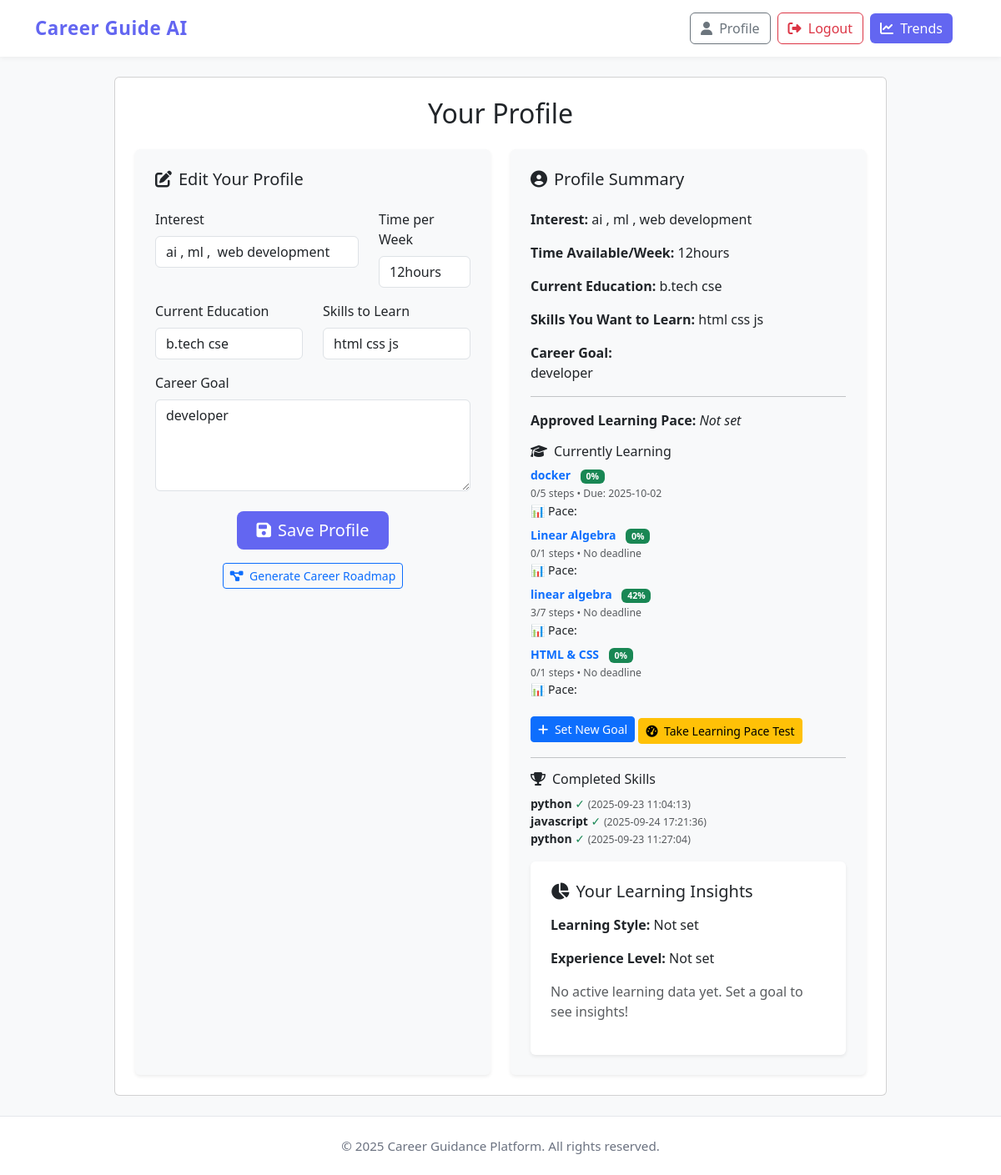
/profile (signed in), run on the app's committed database.
### tables this page shows
CREATE TABLE user_profile (
                    id INTEGER PRIMARY KEY AUTOINCREMENT,
                    user_id INTEGER UNIQUE,
                    interest TEXT,
                    time_per_week TEXT,
                    current_education TEXT,
                    skills_want_to_learn TEXT,
                    career_goal TEXT
                , preferred_learning_style TEXT, experience_level TEXT);

CREATE TABLE user_goals (
        id INTEGER PRIMARY KEY AUTOINCREMENT,
        user_id INTEGER NOT NULL,
        skill_name TEXT NOT NULL,
        target_date DATE,
        created_at DATETIME DEFAULT CURRENT_TIMESTAMP,
        status TEXT DEFAULT 'active',
        completed_at DATETIME
    );

### app.py (the view, shortened to what this page needs)
@app.route("/profile", methods=["GET", "POST"])
def profile():
    if "user_id" not in session:
        return redirect(url_for("login"))
    conn = sqlite3.connect(DB_PATH)
    c = conn.cursor()
    c.execute("""
        SELECT interest, time_per_week, current_education, skills_want_to_learn, career_goal, preferred_learning_style
        FROM user_profile
        WHERE user_id=?
    """, (session["user_id"],))
    profile_data = c.fetchone()
    c.execute("""
        SELECT id, skill_name, target_date,
               (SELECT COUNT(*) FROM user_roadmap_steps WHERE goal_id = g.id) as total_steps,
               (SELECT COUNT(*) FROM user_roadmap_steps WHERE goal_id = g.id AND completed = 1) as completed_steps
        FROM user_goals g
        WHERE user_id=? AND status='active'
    """, (session["user_id"],))
    active_goals = []
    for g in c.fetchall():
        progress_percent = int(g[4]/g[3]*100) if g[3] else 0
        active_goals.append({
            "id": g[0],
            "skill_name": g[1],
            "target_date": g[2],
            "total_steps": g[3],
            "completed_steps": g[4],
            "progress_percent": progress_percent
        })
    c.execute("SELECT skill_name, completed_at FROM user_goals WHERE user_id=? AND status='completed'", (session["user_id"],))
    completed_goals = [{"skill_name": r[0], "completed_at": r[1]} for r in c.fetchall()]
    conn.close()
    return render_template("profile.html",
                           profile=profile_data,
                           active_goals=active_goals,
                           completed_goals=completed_goals)

### templates/profile.html (shortened to what this page needs)
{% extends "layout.html" %}
{% block content %}
<div class="row justify-content-center">
    <div class="col-lg-10">
        <div class="card">
            <div class="card-body p-4">
                <h2 class="text-center mb-4">Your Profile</h2>
                <div class="row g-4">
                    <div class="col-md-6">
                        <div class="bg-light p-4 rounded shadow-sm h-100">
                            <h5 class="mb-4"><i class="fas fa-edit me-2"></i>Edit Your Profile</h5>
                            <form method="POST">
                                <div class="row mb-3">
                                    <div class="col-md-8">
                                        <label for="interest" class="form-label">Interest</label>
                                        <input type="text" class="form-control" name="interest" id="interest"
                                            value="{{ profile[0] if profile else '' }}">
                                    </div>
                                    <div class="col-md-4">
                                        <label for="time_per_week" class="form-label">Time per Week</label>
                                        <input type="text" class="form-control" name="time_per_week" id="time_per_week"
                                            value="{{ profile[1] if profile else '' }}">
                                    </div>
                                </div>
                                <div class="row mb-3">
                                    <div class="col-md-6">
                                        <label for="current_education" class="form-label">Current Education</label>
                                        <input type="text" class="form-control" name="current_education"
                                            id="current_education" value="{{ profile[2] if profile else '' }}">
                                    </div>
                                    <div class="col-md-6">
                                        <label for="skills_want_to_learn" class="form-label">Skills to Learn</label>
                                        <input type="text" class="form-control" name="skills_want_to_learn"
                                            id="skills_want_to_learn" value="{{ profile[3] if profile else '' }}">
                                    </div>
                                </div>
                                <div class="mb-4">
                                    <label for="career_goal" class="form-label">Career Goal</label>
                                    <textarea class="form-control" name="career_goal" id="career_goal"
                                        rows="4">{{ profile[4] if profile else '' }}</textarea>
                                </div>
                                <div class="text-center">
                                    <button type="submit" class="btn btn-indigo btn-lg px-4">
                                        <i class="fas fa-save me-2"></i>Save Profile
                                    </button>
                                </div>
                            </form>
                            <div class="text-center mt-3">
                                <a href="{{ url_for('generate_career_roadmap') }}"
                                    class="btn btn-outline-primary btn-sm">
                                    <i class="fas fa-project-diagram me-1"></i> Generate Career Roadmap
                                </a>
                            </div>
                        </div>
                    </div>
                    <div class="col-md-6">
                        <div class="bg-light p-4 rounded shadow-sm h-100">
                            <h5 class="mb-4"><i class="fas fa-user-circle me-2"></i>Profile Summary</h5>
                            {% if profile %}
                            <div class="mb-3">
                                <strong>Interest:</strong> {{ profile[0] or '<em>Not set</em>' }}
                            </div>
                            <div class="mb-3">
                                <strong>Time Available/Week:</strong> {{ profile[1] or '<em>Not set</em>' }}
                            </div>
                            <div class="mb-3">
                                <strong>Current Education:</strong> {{ profile[2] or '<em>Not set</em>' }}
                            </div>
                            <div class="mb-3">
                                <strong>Skills You Want to Learn:</strong> {{ profile[3] or '<em>Not set</em>' }}
                            </div>
                            <div class="mb-3">
                                <strong>Career Goal:</strong>
                                <p class="mb-0">{{ profile[4] or '<em>No goal set yet.</em>' }}</p>
                            </div>
                            {% else %}
                            <p class="text-muted">No profile data available. Please fill out the form to get started.
                            </p>
                            {% endif %}
                            <hr>
                            {% if profile %}
<div class="mb-3">
    <strong>Approved Learning Pace:</strong>
    {% if profile[5] %}
        <span class="badge
            {% if profile[5] == '⚡ Quick Learner' %}bg-success
            {% elif profile[5] == '⏳ Medium Learner' %}bg-warning
            {% else %}bg-danger{% endif %}
        ">{{ profile[5] }}</span>
    {% else %}
        <em>Not set</em>
    {% endif %}
</div>
{% endif %}
                            <h6><i class="fas fa-graduation-cap me-2"></i>Currently Learning</h6>
                            <ul class="list-unstyled small">
                                {% if active_goals %}
                                {% for goal in active_goals %}
<li class="mb-2">
    <a href="{{ url_for('learning_roadmap', goal_id=goal.id) }}" class="text-decoration-none">
        <strong>{{ goal.skill_name }}</strong>
        <span class="badge bg-success ms-2">{{ goal.progress_percent }}%</span>
    </a>
    <br>
    <small class="text-muted">
        {{ goal.completed_steps }}/{{ goal.total_steps }} steps •
        {% if goal.target_date %}Due: {{ goal.target_date }}{% else %}No deadline{% endif %}
    </small>
    <br>
    📊 Pace:
</li>
{% endfor %}
                                {% else %}
                                <li><em>No active goals.</em></li>
                                {% endif %}
                            </ul>
                            <a href="{{ url_for('set_learning_goal') }}" class="btn btn-primary btn-sm mt-1">
                                <i class="fas fa-plus me-1"></i> Set New Goal
                            </a>
                            <a href="{{ url_for('learning_test') }}" class="btn btn-warning btn-sm mt-2">
    <i class="fas fa-tachometer-alt me-1"></i> Take Learning Pace Test
</a>
                            <hr>
                            <h6><i class="fas fa-trophy me-2"></i>Completed Skills</h6>
                            <ul class="list-unstyled small">
                                {% if completed_goals %}
                                {% for goal in completed_goals %}
                                <li>
                                    <strong>{{ goal.skill_name }}</strong>
                                    <span class="text-success">✓</span>
                                    <small class="text-muted">({{ goal.completed_at }})</small>
                                </li>
                                {% endfor %}
                                {% else %}
                                <li><em>Nothing completed yet.</em></li>
                                {% endif %}
                            </ul>
                            <div class="bg-white p-4 rounded shadow-sm mt-3">
    <h5 class="mb-3"><i class="fas fa-chart-pie me-2"></i>Your Learning Insights</h5>
    <p><strong>Learning Style:</strong> {{ profile.learning_style or 'Not set' }}</p>
    <p><strong>Experience Level:</strong> {{ profile.experience_level or 'Not set' }}</p>
    {% if profile.active_goals %}
    <h6 class="mt-3">Pace by Active Goals:</h6>
    <ul class="list-unstyled small">
        {% for goal in profile.active_goals %}
        <li class="mb-2">
            <strong>{{ goal.skill_name }}</strong> —
            <span class="
                {% if goal.pace == '⚡ Quick Learner' %}text-success
                {% elif goal.pace == '🐢 Slow Learner' %}text-danger
                {% else %}text-warning{% endif %}
            ">
                {{ goal.pace }}
            </span>
            <div class="progress mt-1" style="height: 6px;">
                <div class="progress-bar
                    {% if goal.pace == '⚡ Quick Learner' %}bg-success
                    {% elif goal.pace == '🐢 Slow Learner' %}bg-danger
                    {% else %}bg-warning{% endif %}"
                    role="progressbar"
                    style="width: {{ goal.progress_percent }}%;"
                    aria-valuenow="{{ goal.progress_percent }}"
                    aria-valuemin="0" aria-valuemax="100">
                </div>
            </div>
        </li>
        {% endfor %}
    </ul>
    {% else %}
    <p class="text-muted">No active learning data yet. Set a goal to see insights!</p>
    {% endif %}
</div>
                        </div>
                    </div>
                </div>
            </div>
        </div>
    </div>
</div>
{% endblock %}

### templates/layout.html (shortened to what this page needs)
<!DOCTYPE html>
<html lang="en">
<head>
    <link href="https://cdn.jsdelivr.net/npm/bootstrap@5.3.3/dist/css/bootstrap.min.css" rel="stylesheet">
    <link rel="stylesheet" href="https://cdnjs.cloudflare.com/ajax/libs/font-awesome/6.4.2/css/all.min.css">
</head>
<body>
    <nav class="navbar navbar-expand-lg">
        <div class="container">
            <a class="navbar-brand" href="{{ url_for('index') }}">
                Career Guide AI
            </a>
            <div class="collapse navbar-collapse justify-content-end" id="navbarContent">
                <div class="d-flex align-items-center flex-wrap">
                    {% if session.get("user_id") %}
                        <a href="{{ url_for('profile') }}" class="btn btn-outline-secondary nav-btn">
                            <i class="fas fa-user me-1"></i> Profile
                        </a>
                        <a href="{{ url_for('logout') }}" class="btn btn-outline-danger nav-btn">
                            <i class="fas fa-sign-out-alt me-1"></i> Logout
                        </a>
                    {% endif %}
                    <a href="{{ url_for('trends_page') }}" class="btn btn-indigo nav-btn ms-2">
                        <i class="fas fa-chart-line me-1"></i> Trends
                    </a>
                </div>
            </div>
        </div>
    </nav>
    <main class="container my-4">
        {% block content %}{% endblock %}
    </main>
    <footer>
        <div class="container text-center">
            <p class="mb-0">&copy; 2025 Career Guidance Platform. All rights reserved.</p>
        </div>
    </footer>
</body>
</html>

### templates/layout.html (style rules this page uses)
body { font-family: 'Segoe UI', Tahoma, Geneva, Verdana, sans-serif; background-color: #f8f9fa; color: #333; }
.navbar { background-color: #fff !important; box-shadow: 0 2px 6px rgba(0, 0, 0, 0.05); padding: 0.75rem 1rem; }
.navbar-brand { color: #6366f1 !important; font-weight: 700; font-size: 1.4rem; letter-spacing: 0.5px; }
.nav-btn { margin-left: 0.5rem; border-radius: 6px; font-weight: 500; }
.btn-indigo { background-color: #6366f1; border: none; color: #fff; }
footer { background: #ffffff; border-top: 1px solid #e5e7eb; padding: 1.5rem 0; color: #6b7280; font-size: 0.95rem; }

### data on the page
user_profile: interest "ai , ml , web development", time_per_week "12hours", current_education "b.tech cse", skills_want_to_learn "html css js", career_goal "developer"
user_goals: skill_name "docker", progress_percent "0", completed_steps "0", total_steps "5", target_date "2025-10-02"
user_goals: skill_name "Linear Algebra", progress_percent "0", completed_steps "0", total_steps "1", shows "No deadline"
user_goals: skill_name "linear algebra", progress_percent "42", completed_steps "3", total_steps "7", shows "No deadline"
user_goals: skill_name "HTML & CSS", progress_percent "0", completed_steps "0", total_steps "1", shows "No deadline"
user_goals: skill_name "python", completed_at "2025-09-23 11:04:13"
user_goals: skill_name "javascript", completed_at "2025-09-24 17:21:36"
user_goals: skill_name "python", completed_at "2025-09-23 11:27:04"

### other printed values
{{ profile.learning_style or 'Not set' }} "Not set"
{{ profile.experience_level or 'Not set' }} "Not set"
